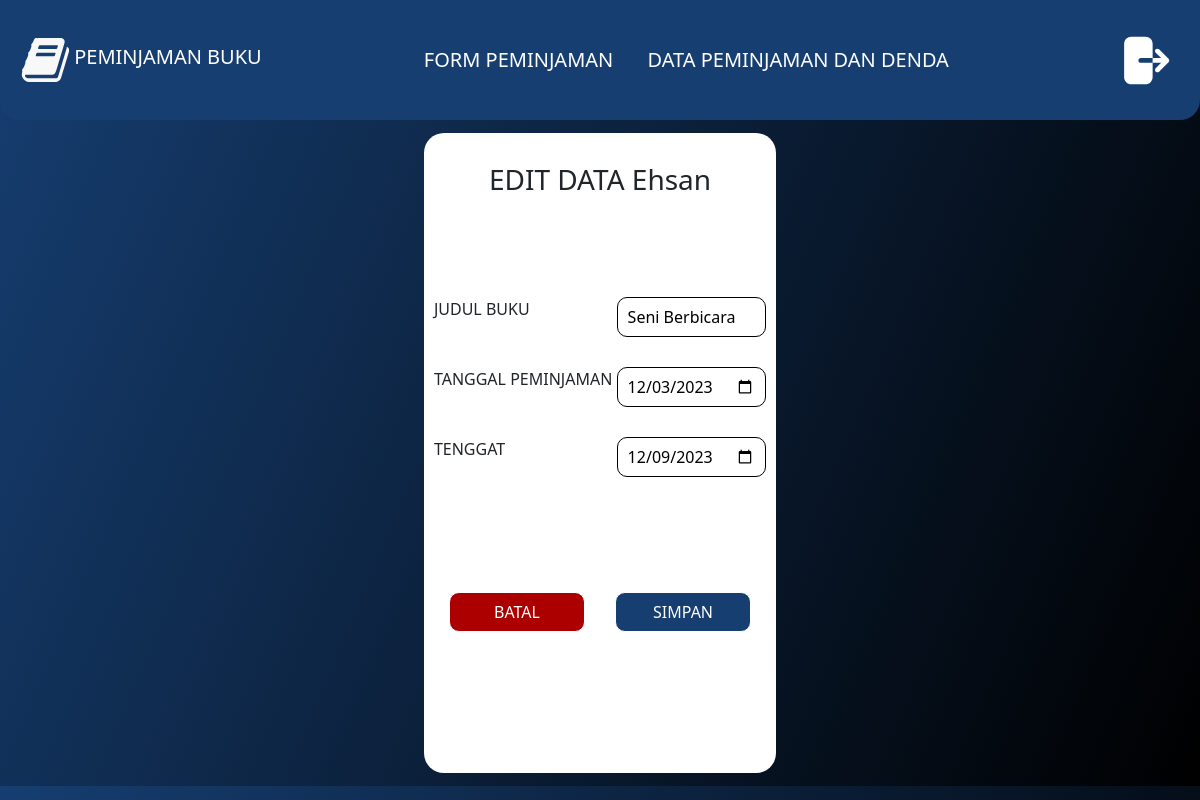
The page /formEdit.php?id=7 on the database its author committed.
### tables this page shows
CREATE TABLE `peminjaman` (
  `id` int(11) NOT NULL,
  `nama` varchar(100) NOT NULL,
  `judul` varchar(255) NOT NULL,
  `tanggal_peminjaman` date NOT NULL,
  `tenggat` date NOT NULL,
  `nim` bigint(30) NOT NULL,
  `denda` bigint(50) NOT NULL
);

### formEdit.php (the view, shortened to what this page needs)
<?php
include 'koneksi.php';
$id = $tanggal = $denda = "";
if (isset($_GET['id'])) {
    $id = $_GET['id'];
    $sql = "SELECT * FROM peminjaman WHERE id = $id";
    $result = $conn->query($sql);
    if ($result->num_rows > 0) {
        $row = $result->fetch_assoc();
        $tanggal = $row["tanggal_peminjaman"];
        $tenggat = $row["tenggat"];
        $nama = $row["nama"];
        $judul = $row["judul"];
    } else {
        echo "Data tidak ditemukan.";
    }
}
?>
<?php include 'header.php' ?>
<div class="formEdit">
    <div class="editData">
        <div class="dataCard">
            <form action="" method="post">
                <h3 style="text-align: center;">EDIT DATA <?php echo $nama; ?></h3>
                <section>
                    <span>
                        <p>JUDUL BUKU</p>
                        <input type="text" name="judul" value="<?php echo $judul; ?>">
                    </span>
                    <span>
                        <p>TANGGAL PEMINJAMAN</p>
                        <input type="date" name="tanggal" value="<?php echo $tanggal; ?>">
                    </span>
                    <span>
                        <p>TENGGAT</p>
                        <input type="date" name="tenggat" value="<?php echo $tenggat; ?>">
                    </span>
                </section>
                <div class="d-flex" style="justify-content: center;">
                    <button type="submit" name="submit" style="background-color: #AC0000;">BATAL</button>
                    <button type="submit" name="submit" style="background-color: #163E71;">SIMPAN</button>
                </div>
            </form>
        </div>
    </div>
</div>
<?php include 'footer.php' ?>

### style/style.css (style rules this page uses)
body { background: linear-gradient(293deg, #000 0%, #163E71 100%); }
.formEdit { width: 100%; display: flex; justify-content: center; }
.editData { width: 30%; height: 80vh; background-color: #fff; border-radius: 20px; padding: 30px 10px; }
.editData section { height: 40vh; width: 100%; margin: 30px 0px; display: flex; flex-direction: column; justify-content: center; }
.editData input { width: 45%; border-radius: 10px; background-color: #fff; border: 1px solid black; padding: 0 10px; }
.editData .dataCard span { display: flex; justify-content: space-between; font-size: 16px; margin: 15px 0; }
.dataCard button { width: 150px; height: 40px; border-radius: 10px; margin: 15px; border: 1px solid #fff; color: #fff; }

### formEdit.php (style rules this page uses)
.formEdit { width: 100%; padding: 13px; display: flex; justify-content: center; background-color: transparent; }

### rows shown on the page
peminjaman: nama "Ehsan", judul "Seni Berbicara", tanggal "12/03/2023", tenggat "12/09/2023"
